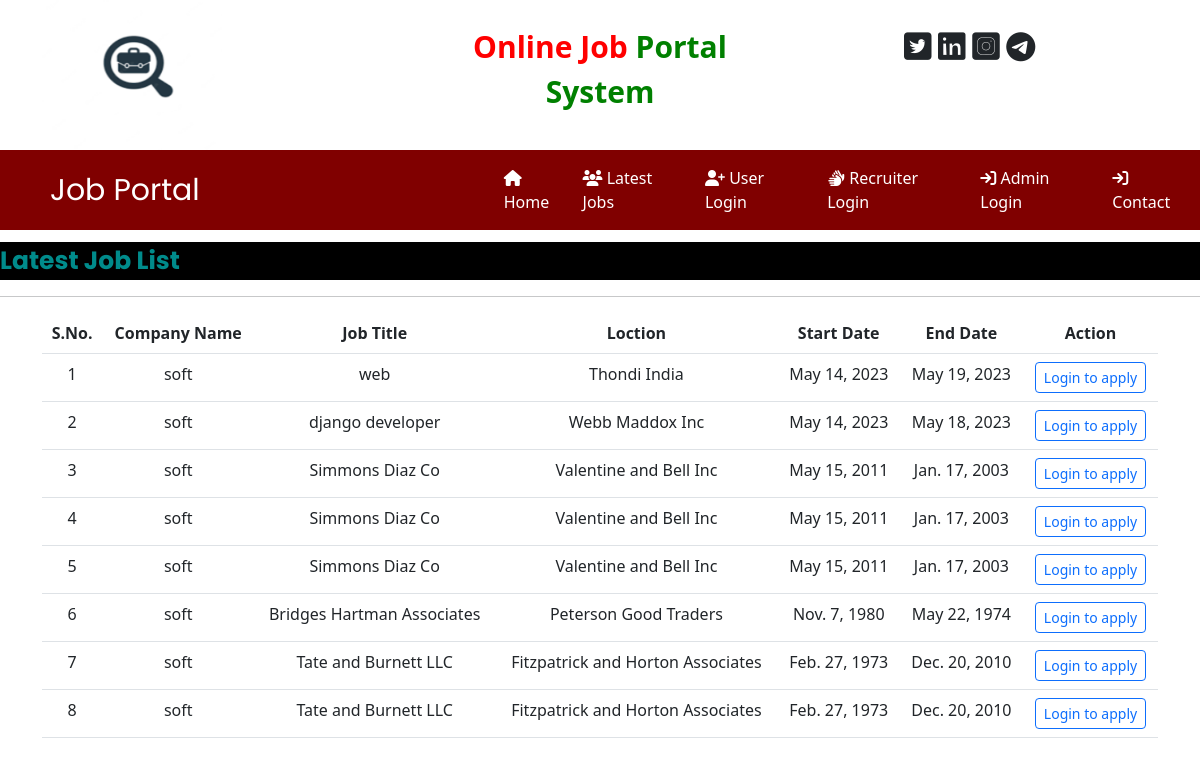
The page /latest_jobs on the database its author committed.
### jobapp/models.py (models this page shows, shortened)
class Job(models.Model):
    recruiter = models.ForeignKey(Recruiter,on_delete=models.CASCADE)
    start_date = models.DateField()
    end_date = models.DateField()
    title = models.CharField(max_length=100)
    salary = models.FloatField(max_length=20)
    image = models.FileField()
    description = models.CharField(max_length=300)
    experience = models.CharField(max_length=50)
    location = models.CharField(max_length=100)
    skills = models.CharField(max_length=100)
    creationdate = models.DateField()

class Recruiter(models.Model):
    user = models.ForeignKey(User,on_delete=models.CASCADE)
    mobile = models.CharField(max_length=15,null=True)
    image = models.FileField(null=True)
    gender = models.CharField(max_length=10,null=True)
    company = models.CharField(max_length=100,null=True)
    type = models.CharField(max_length=15,null=True)
    status = models.CharField(max_length=20,null=True)

### jobapp/views.py (the view)
# urls.py: path('latest_jobs',latest_jobs,name='latest_jobs'),
def latest_jobs(request):
    data = Job.objects.all().order_by('-start_date')
    d = {'data':data}
    return render(request,'latest_jobs.html',d)

### jobapp/templates/latest_jobs.html (shortened to what this page needs)
{% load static %}
{% block content %}
{% include 'navigation.html' %}
<marquee behavior="" direction="" style="font-family: Poppins,sans-serif;font-size: 25px;color: darkcyan;background-color: black;font-weight: bold;margin-top: 1%;">
    Latest Job List
</marquee>
<hr>
<div class="container">
<table class="table table-hover container" id="example">
    <thead>
        <tr style="background-color: #000080;color: white;">
            <th>S.No.</th>
            <th>Company Name</th>
            <th>Job Title</th>
            <th>Loction</th>
            <th>Start Date</th>
            <th>End Date</th>
            <th>Action</th>
        </tr>
    </thead>
    <tbody>
        {% for i in data %}
        <tr style="background-color: #DEB887;">
            <td>{{forloop.counter}}</td>
            <td>{{ i.recruiter.company }}</td>
            <td>{{i.title}}</td>
            <td>{{i.location}}</td>
            <td>{{i.start_date}}</td>
            <td>{{i.end_date}}</td>
            <td><a href="{% url 'user_login' %}" class="btn btn-outline-primary btn-sm">Login to apply</a></td>
        </tr>
        {% endfor %}
    </tbody>
</table>
</div>
{% endblock %}

### jobapp/templates/navigation.html (shortened to what this page needs)
<!DOCTYPE html>
<html lang="en">
<head>
    {% load static %}
    <link href="https://cdn.jsdelivr.net/npm/bootstrap@5.3.0-alpha3/dist/css/bootstrap.min.css" rel="stylesheet">
    <link rel="stylesheet" href="https://cdnjs.cloudflare.com/ajax/libs/font-awesome/6.4.0/css/all.min.css" />
</head>
<body>
    <div class="container">
        <div class="row">
            <div class="col-sm-4">
                <img src="{% static 'images/job1.png' %}" style="width: 180px;height: 150px;" alt="">
            </div>
            <div class="col-sm-4 mt-4 text-center">
                <span style="font-weight: bold; font-size: 30px;">
                    <span style="color: red;">Online Job</span>
                    <spans style="color: green;">Portal System</spans>
                </span>
            </div>
            <div class="col-sm-4 mt-4" style="padding-left: 10%;">
                <span style="font-weight: bold; font-size: 30px;">
                    <span><i class="fas fa-brands fa-square-twitter pl-1"></i></span>
                    <span><i class="fas fa-brands fa-linkedin pl-1"></i></span>
                    <span><i class="fas fa-brands fa-square-instagram pl-1"></i></span>
                    <span><i class="fa-brands fa-telegram pl-1"></i></span>
                </span>
            </div>
        </div>
    </div>
    <nav class="navbar navbar-expand-sm" style="background-color: maroon;">
        <a href="" class="navbar-brand text-white pl-5 font-weight-bold" style="font-family: 'Poppins', sans-serif;margin-left: 50px;font-size: 30px;">Job Portal</a>
        <ul class="navbar-nav">
            <li class="nav-item">
                <a href="{% url 'index' %}" class="nav-link" style="margin-left: 280px;"><i class="fa fa-home mr-1"></i> Home</a>
            </li>
            <li class="nav-item">
                <a href="{% url 'latest_jobs' %}"  class="nav-link"><i class="fa fa-users mr-1"></i> Latest Jobs</a>
            </li>
            <li class="nav-item">
                <a href="{% url 'user_login' %}"  class="nav-link"><i class="fa fa-user-plus mr-1"></i> User Login</a>
            </li>
            <li class="nav-item">
                <a href="{% url 'recruiter_login' %}"  class="nav-link"><i class="fa fa-sign-language mr-1"></i> Recruiter Login</a>
            </li>
            <li class="nav-item">
                <a href="{% url 'admin_login' %}"  class="nav-link"><i class="fa fa-sign-in mr-1"></i> Admin Login</a>
            </li>
            <li class="nav-item">
                <a href="{% url 'contact' %}"  class="nav-link"><i class="fa fa-sign-in mr-1"></i> Contact</a>
            </li>
        </ul>
    </nav>
</body>
</html>

### jobapp/templates/navigation.html (style rules this page uses)
.nav-link { color: white !important; margin-right: 4px; }

### jobapp/templates/latest_jobs.html (style rules this page uses)
tr { text-align: center; }

### rows shown on the page
Job: recruiter.company "soft", title "web", location "Thondi India", start_date "May 14, 2023", end_date "May 19, 2023"
Job: recruiter.company "soft", title "django developer", location "Webb Maddox Inc", start_date "May 14, 2023", end_date "May 18, 2023"
Job: recruiter.company "soft", title "Simmons Diaz Co", location "Valentine and Bell Inc", start_date "May 15, 2011", end_date "Jan. 17, 2003"
Job: recruiter.company "soft", title "Simmons Diaz Co", location "Valentine and Bell Inc", start_date "May 15, 2011", end_date "Jan. 17, 2003"
Job: recruiter.company "soft", title "Simmons Diaz Co", location "Valentine and Bell Inc", start_date "May 15, 2011", end_date "Jan. 17, 2003"
Job: recruiter.company "soft", title "Bridges Hartman Associates", location "Peterson Good Traders", start_date "Nov. 7, 1980", end_date "May 22, 1974"
Job: recruiter.company "soft", title "Tate and Burnett LLC", location "Fitzpatrick and Horton Associates", start_date "Feb. 27, 1973", end_date "Dec. 20, 2010"
Job: recruiter.company "soft", title "Tate and Burnett LLC", location "Fitzpatrick and Horton Associates", start_date "Feb. 27, 1973", end_date "Dec. 20, 2010"
